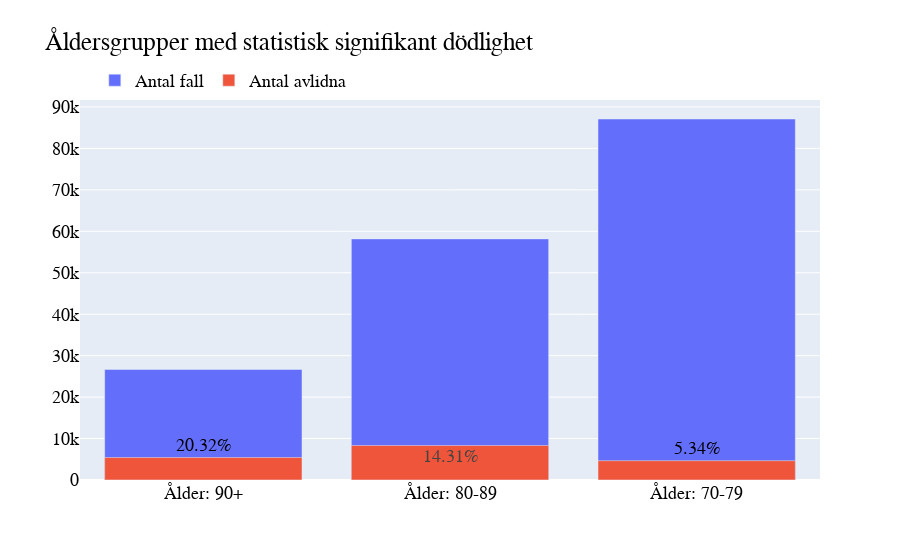

The notebook cell this image was saved under:
### Markdown cell above
### KPI #4: Statistisk signifikant dödlighet
* Jag undersökte totalt antal fall och avlidna efter åldersgrupp och statistisk signifikans.  

* Med statistisk signifikans menas en minsta andel nödvändig för att utesluta att något förekommer på grund av slump: minst 5%.  

* Resultaten visar att statistisk signifikant dödlighet endast gäller för åldrar 70+.

* Åldrar 70-79: 5.34%.

* Åldrar 80-89: 14.31%.

* Åldrar 90+: 20.32%.

* Närmaste åldersgruppen var 60-69 med < 1% dödlighet.

### Code cell
# Dödlighet


three_highest_mortality = total_per_age_group.nlargest(3, ["Dödlighet"])
highest_mortality_cols = three_highest_mortality[["Åldersgrupp", "Totalt_antal_fall", "Totalt_antal_avlidna", "Dödlighet"]]
highest_mortality_cols

fig = go.Figure(data=[go.Bar(
    name = "Antal fall", x = highest_mortality_cols["Åldersgrupp"], y = highest_mortality_cols["Totalt_antal_fall"]),

                      go.Bar(
    name = "Antal avlidna",
    x = highest_mortality_cols["Åldersgrupp"],
    y = highest_mortality_cols["Totalt_antal_avlidna"],
    text=[f"{number:.2f}%" for number in highest_mortality_cols["Dödlighet"]],
  )], 
  
  layout={"barmode":"overlay"})

fig.update_layout(template='plotly',
                  font=dict(
                    family="Courier New, monospace",
                    size=18,  # Set the font size here
                    color="black"),
                    title="Åldersgrupper med statistisk signifikant dödlighet",
                    legend=dict(orientation="h", title="", x=0.02, y=1.1),
                    )
fig.update_xaxes(tickvals=np.arange(3), ticktext=["Ålder: 90+", "Ålder: 80-89", "Ålder: 70-79"])

fig.show()

### Figure 1 — Plotly figure (JSON) as saved in the notebook; plotly's stock layout.template omitted (floating-point values rounded to 4 significant figures)
{"data": [{"name": "Antal fall", "type": "bar", "x": ["Ålder_90_plus", "Ålder_80_89", "Ålder_70_79"], "y": [26677, 58170, 87096]}, {"name": "Antal avlidna", "text": ["20.32%", "14.31%", "5.34%"], "type": "bar", "x": ["Ålder_90_plus", "Ålder_80_89", "Ålder_70_79"], "y": [5420, 8326, 4654]}], "layout": {"barmode": "overlay", "font": {"color": "black", "family": "Courier New, monospace", "size": 18}, "legend": {"orientation": "h", "title": {"text": ""}, "x": 0.02, "y": 1.1}, "title": {"text": "Åldersgrupper med statistisk signifikant dödlighet"}, "xaxis": {"ticktext": ["Ålder: 90+", "Ålder: 80-89", "Ålder: 70-79"], "tickvals": [0, 1, 2]}}}
